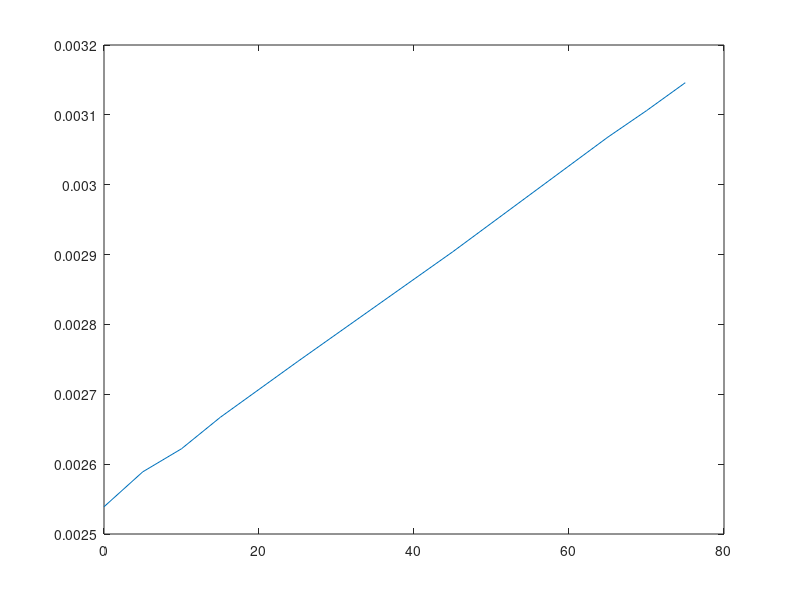

Source code (MATLAB):
Vout=[2.539e-3 2.589e-3 2.622e-3 2.667e-3 2.747e-3 2.904e-3 3.068e-3 3.106e-3 3.146e-3];
Mass=[0 5 10 15 25 45 65 70 75];%Mass in g
plot(Mass,Vout);
%Voltage=mass*gradient+intercept--> workout mass
%Volume=mass/density, density 1 for brewed coffee 
%Flow rate= Volume_diff/time